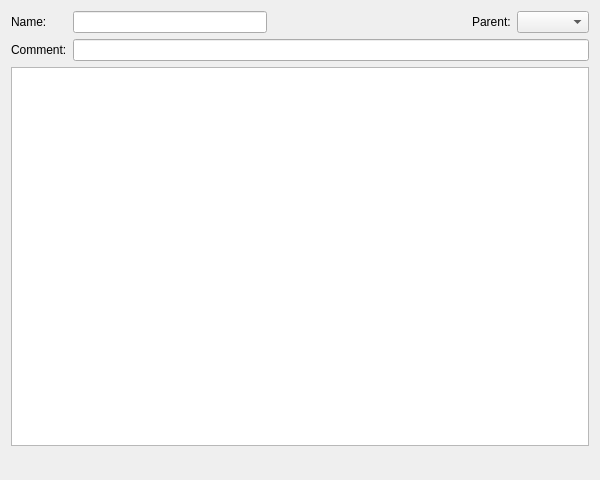
<?xml version="1.0" encoding="UTF-8"?>
<ui version="4.0">
 <class>UnTech::GuiQt::Entity::EntityRomStructWidget</class>
 <widget class="QWidget" name="UnTech::GuiQt::Entity::EntityRomStructWidget">
  <property name="geometry">
   <rect>
    <x>0</x>
    <y>0</y>
    <width>600</width>
    <height>480</height>
   </rect>
  </property>
  <property name="windowTitle">
   <string>Entity ROM Structs Editor</string>
  </property>
  <layout class="QVBoxLayout" name="verticalLayout">
   <item>
    <layout class="QGridLayout" name="gridLayout">
     <item row="0" column="0">
      <widget class="QLabel" name="nameLabel">
       <property name="text">
        <string>Name:</string>
       </property>
      </widget>
     </item>
     <item row="0" column="1">
      <widget class="QLineEdit" name="name"/>
     </item>
     <item row="0" column="2">
      <spacer name="hSpacer">
       <property name="orientation">
        <enum>Qt::Horizontal</enum>
       </property>
       <property name="sizeHint" stdset="0">
        <size>
         <width>40</width>
         <height>20</height>
        </size>
       </property>
      </spacer>
     </item>
     <item row="0" column="3">
      <widget class="QLabel" name="parentLabel">
       <property name="text">
        <string>Parent:</string>
       </property>
      </widget>
     </item>
     <item row="0" column="4">
      <widget class="QComboBox" name="parentCombo"/>
     </item>
     <item row="1" column="0">
      <widget class="QLabel" name="commentLabel">
       <property name="text">
        <string>Comment:</string>
       </property>
      </widget>
     </item>
     <item row="1" column="1" colspan="4">
      <widget class="QLineEdit" name="comment"/>
     </item>
    </layout>
   </item>
   <item>
    <widget class="QTreeView" name="fieldsView">
     <property name="selectionMode">
      <enum>QAbstractItemView::SingleSelection</enum>
     </property>
     <property name="selectionBehavior">
      <enum>QAbstractItemView::SelectRows</enum>
     </property>
     <property name="wordWrap">
      <bool>true</bool>
     </property>
    </widget>
   </item>
   <item>
    <widget class="QToolBar" name="fieldsViewButtons">
     <property name="movable">
      <bool>false</bool>
     </property>
     <property name="iconSize">
      <size>
       <width>16</width>
       <height>16</height>
      </size>
     </property>
     <property name="floatable">
      <bool>false</bool>
     </property>
    </widget>
   </item>
  </layout>
 </widget>
 <resources/>
 <connections/>
</ui>
